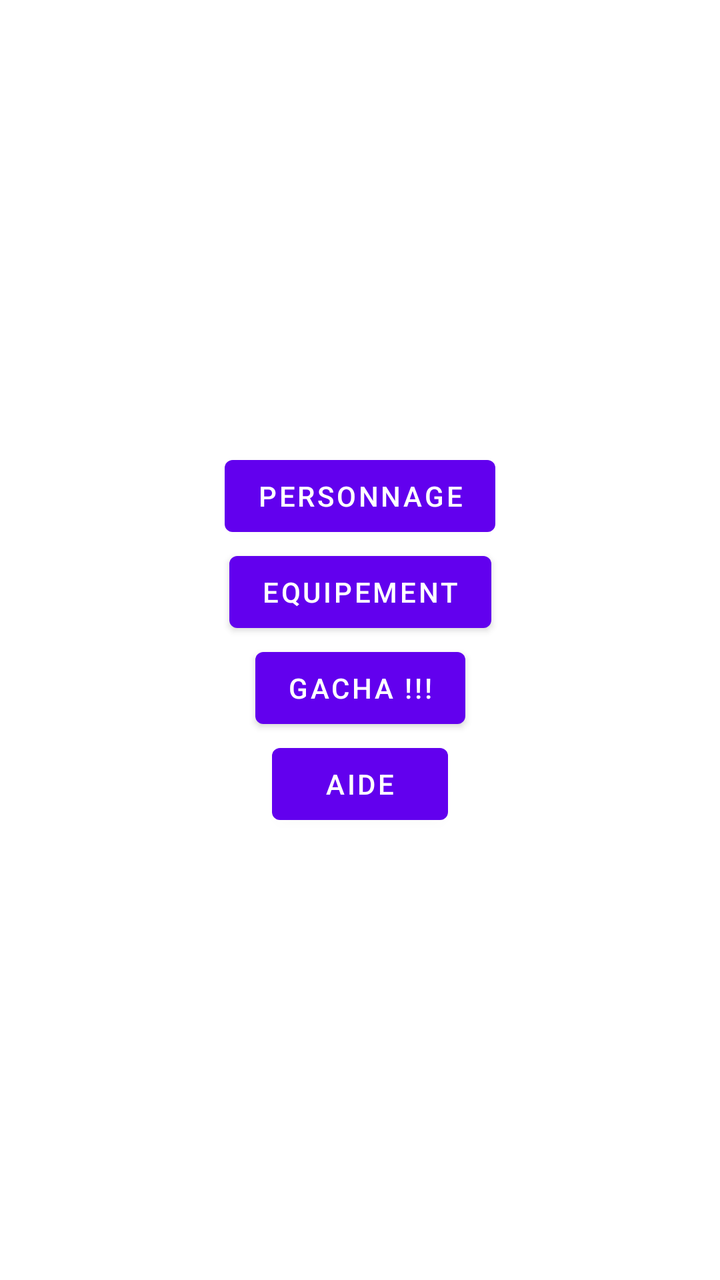
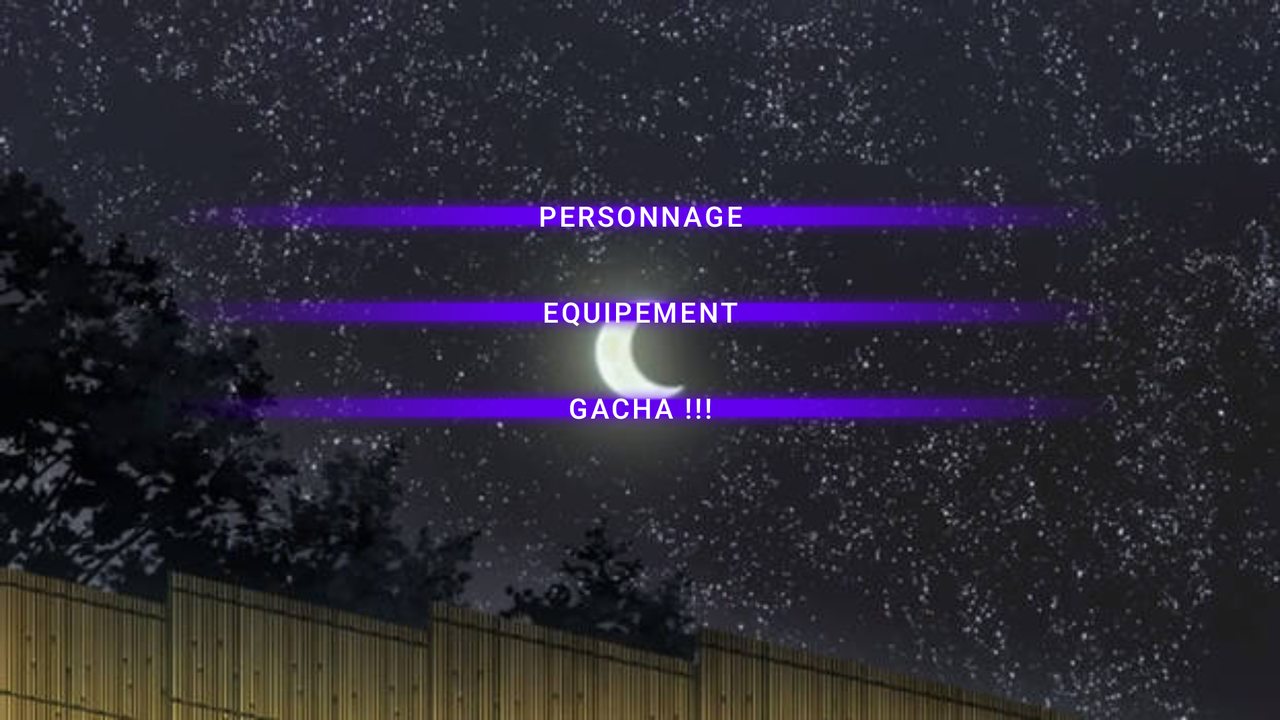

One screen, two layout resources from the same app: the default and the repository's alternative for another configuration. Each is rendered where Android would select it; the XML of both is given below.
<!-- AndroidManifest.xml: application theme Theme.Tomodachi_Game -->
<!-- res/layout/activity_main.xml -->
<?xml version="1.0" encoding="utf-8"?>
<androidx.constraintlayout.widget.ConstraintLayout xmlns:android="http://schemas.android.com/apk/res/android"
    xmlns:app="http://schemas.android.com/apk/res-auto"
    xmlns:tools="http://schemas.android.com/tools"
    android:layout_width="match_parent"
    android:layout_height="match_parent"
    tools:context=".ui.MainActivity">

    <ImageView
        android:layout_width="match_parent"
        android:layout_height="match_parent"
        android:id="@+id/ma_image"
        />

    <Button
        app:layout_constraintLeft_toLeftOf="parent"
        app:layout_constraintRight_toRightOf="parent"
        app:layout_constraintBottom_toTopOf="@id/ma_button_equipement"

        android:layout_width="wrap_content"
        android:layout_height="wrap_content"
        android:text="@string/ma_button_character"
        android:id="@+id/ma_button_character"
        android:onClick="buttonCharacter"/>

    <Button
        app:layout_constraintBottom_toTopOf="@id/ma_space"
        app:layout_constraintLeft_toLeftOf="parent"
        app:layout_constraintRight_toRightOf="parent"

        android:layout_width="wrap_content"
        android:layout_height="wrap_content"
        android:text="@string/ma_button_equipement"
        android:id="@+id/ma_button_equipement"
        android:onClick="buttonEquipment"/>

    <Button
        app:layout_constraintLeft_toLeftOf="parent"
        app:layout_constraintRight_toRightOf="parent"
        app:layout_constraintTop_toBottomOf="@id/ma_space"

        android:layout_width="wrap_content"
        android:layout_height="wrap_content"
        android:text="@string/ma_button_play"
        android:id="@+id/ma_button_play"
        android:onClick="buttonPlay"/>

    <Button
        app:layout_constraintLeft_toLeftOf="parent"
        app:layout_constraintRight_toRightOf="parent"
        app:layout_constraintTop_toBottomOf="@id/ma_button_play"

        android:layout_width="wrap_content"
        android:layout_height="wrap_content"
        android:text="@string/ma_button_help"
        android:id="@+id/ma_button_help"
        android:onClick="buttonHelp"/>

    <Space
        app:layout_constraintTop_toTopOf="parent"
        app:layout_constraintBottom_toBottomOf="parent"
        app:layout_constraintLeft_toLeftOf="parent"
        app:layout_constraintRight_toRightOf="parent"
        android:layout_width="wrap_content"
        android:layout_height="wrap_content"

        android:id="@+id/ma_space"/>


</androidx.constraintlayout.widget.ConstraintLayout>
<!-- resources referenced by this layout -->
<resources>
  <string name="ma_button_character">Personnage</string>
  <string name="ma_button_equipement">Equipement</string>
  <string name="ma_button_help">Aide</string>
  <string name="ma_button_play">Gacha !!!</string>
  <style name="Theme.Tomodachi_Game" parent="Theme.MaterialComponents.DayNight.DarkActionBar">
          
          <item name="colorPrimary">@color/purple_500</item>
          <item name="colorPrimaryVariant">@color/purple_700</item>
          <item name="colorOnPrimary">@color/white</item>
          
          <item name="colorSecondary">@color/teal_200</item>
          <item name="colorSecondaryVariant">@color/teal_700</item>
          <item name="colorOnSecondary">@color/black</item>
          
          <item name="android:statusBarColor" tools:targetApi="l">?attr/colorPrimaryVariant</item>
          
      </style>
  <color name="purple_500">#FF6200EE</color>
  <color name="purple_700">#FF3700B3</color>
  <color name="white">#FFFFFFFF</color>
  <color name="teal_200">#FF03DAC5</color>
  <color name="teal_700">#FF018786</color>
  <color name="black">#FF000000</color>
</resources>
<!-- res/layout-land/activity_main.xml (the repository's variant of the layout above) -->
<!-- drawn on the phone turned sideways -->
<?xml version="1.0" encoding="utf-8"?>
<androidx.constraintlayout.widget.ConstraintLayout xmlns:android="http://schemas.android.com/apk/res/android"
    xmlns:app="http://schemas.android.com/apk/res-auto"
    xmlns:tools="http://schemas.android.com/tools"
    android:layout_width="match_parent"
    android:layout_height="match_parent"
    tools:context=".ui.MainActivity"
    android:background="@drawable/background_landscape">

    <androidx.constraintlayout.widget.Guideline
        android:layout_width="wrap_content"
        android:layout_height="wrap_content"
        android:orientation="vertical"
        app:layout_constraintGuide_percent="0.10"
        android:id="@+id/guideline1"
        />

    <androidx.constraintlayout.widget.Guideline
        android:layout_width="wrap_content"
        android:layout_height="wrap_content"
        android:orientation="vertical"
        app:layout_constraintGuide_percent="0.90"
        android:id="@+id/guideline2"
        />


    <Button
        app:layout_constraintLeft_toLeftOf="@id/guideline1"
        app:layout_constraintRight_toRightOf="@id/guideline2"
        app:layout_constraintBottom_toTopOf="@id/ma_button_equipement"
        app:layout_constraintHorizontal_weight="1"

        android:background="@drawable/button"
        android:layout_width="0dp"
        android:layout_height="wrap_content"
        android:text="@string/ma_button_character"
        android:id="@+id/ma_button_character"
        android:onClick="buttonCharacter"/>

    <Button
        app:layout_constraintBottom_toTopOf="@id/ma_space"
        app:layout_constraintLeft_toLeftOf="@id/guideline1"
        app:layout_constraintRight_toRightOf="@id/guideline2"
        app:layout_constraintHorizontal_weight="1"

        android:background="@drawable/button"
        android:layout_width="0dp"
        android:layout_height="wrap_content"
        android:text="@string/ma_button_equipement"
        android:id="@+id/ma_button_equipement"
        android:onClick="buttonEquipment"/>

    <Button
        app:layout_constraintLeft_toLeftOf="@id/guideline1"
        app:layout_constraintRight_toRightOf="@id/guideline2"
        app:layout_constraintTop_toBottomOf="@id/ma_space"
        app:layout_constraintHorizontal_weight="1"

        android:background="@drawable/button"
        android:layout_width="0dp"
        android:layout_height="wrap_content"
        android:text="@string/ma_button_play"
        android:id="@+id/ma_button_play"
        android:onClick="buttonPlay"/>



    <Space
        app:layout_constraintTop_toTopOf="parent"
        app:layout_constraintBottom_toBottomOf="parent"
        app:layout_constraintLeft_toLeftOf="parent"
        app:layout_constraintRight_toRightOf="parent"
        android:layout_width="wrap_content"
        android:layout_height="wrap_content"

        android:id="@+id/ma_space"/>


</androidx.constraintlayout.widget.ConstraintLayout>
<!-- resources referenced by the variant -->
<!-- as the phone turned sideways resolves them -->
<resources>
  <!-- drawable background_landscape: jpg bitmap (drawable, 34765 bytes) -->
  <!-- drawable button: png bitmap (drawable, 566 bytes) -->
  <string name="ma_button_character">Personnage</string>
  <string name="ma_button_equipement">Equipement</string>
  <string name="ma_button_play">Gacha !!!</string>
  <style name="Theme.Tomodachi_Game" parent="Theme.MaterialComponents.DayNight.DarkActionBar">
          
          <item name="colorPrimary">@color/purple_500</item>
          <item name="colorPrimaryVariant">@color/purple_700</item>
          <item name="colorOnPrimary">@color/white</item>
          
          <item name="colorSecondary">@color/teal_200</item>
          <item name="colorSecondaryVariant">@color/teal_700</item>
          <item name="colorOnSecondary">@color/black</item>
          
          <item name="android:statusBarColor" tools:targetApi="l">?attr/colorPrimaryVariant</item>
          
      </style>
  <color name="purple_500">#FF6200EE</color>
  <color name="purple_700">#FF3700B3</color>
  <color name="white">#FFFFFFFF</color>
  <color name="teal_200">#FF03DAC5</color>
  <color name="teal_700">#FF018786</color>
  <color name="black">#FF000000</color>
</resources>
